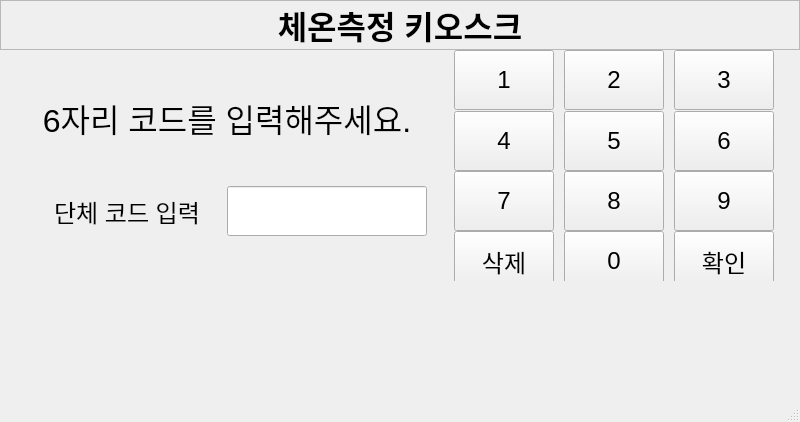
<?xml version="1.0" encoding="UTF-8"?>
<ui version="4.0">
 <class>MainWindow</class>
 <widget class="QMainWindow" name="MainWindow">
  <property name="enabled">
   <bool>true</bool>
  </property>
  <property name="geometry">
   <rect>
    <x>0</x>
    <y>0</y>
    <width>800</width>
    <height>421</height>
   </rect>
  </property>
  <property name="maximumSize">
   <size>
    <width>800</width>
    <height>421</height>
   </size>
  </property>
  <property name="windowTitle">
   <string>MainWindow</string>
  </property>
  <widget class="QWidget" name="centralwidget">
   <property name="minimumSize">
    <size>
     <width>800</width>
     <height>400</height>
    </size>
   </property>
   <property name="maximumSize">
    <size>
     <width>800</width>
     <height>400</height>
    </size>
   </property>
   <widget class="QWidget" name="verticalLayoutWidget">
    <property name="geometry">
     <rect>
      <x>0</x>
      <y>0</y>
      <width>802</width>
      <height>281</height>
     </rect>
    </property>
    <layout class="QVBoxLayout" name="verticalLayout">
     <property name="spacing">
      <number>0</number>
     </property>
     <property name="sizeConstraint">
      <enum>QLayout::SetDefaultConstraint</enum>
     </property>
     <item>
      <widget class="QLabel" name="label">
       <property name="minimumSize">
        <size>
         <width>800</width>
         <height>0</height>
        </size>
       </property>
       <property name="maximumSize">
        <size>
         <width>800</width>
         <height>50</height>
        </size>
       </property>
       <property name="frameShape">
        <enum>QFrame::StyledPanel</enum>
       </property>
       <property name="text">
        <string>&lt;html&gt;&lt;head/&gt;&lt;body&gt;&lt;p&gt;&lt;span style=&quot; font-size:24pt; font-weight:600;&quot;&gt;체온측정 키오스크&lt;/span&gt;&lt;/p&gt;&lt;/body&gt;&lt;/html&gt;</string>
       </property>
       <property name="textFormat">
        <enum>Qt::AutoText</enum>
       </property>
       <property name="alignment">
        <set>Qt::AlignCenter</set>
       </property>
      </widget>
     </item>
     <item>
      <layout class="QHBoxLayout" name="horizontalLayout">
       <property name="spacing">
        <number>0</number>
       </property>
       <property name="sizeConstraint">
        <enum>QLayout::SetDefaultConstraint</enum>
       </property>
       <property name="leftMargin">
        <number>0</number>
       </property>
       <property name="rightMargin">
        <number>0</number>
       </property>
       <item>
        <layout class="QVBoxLayout" name="verticalLayout_2">
         <item>
          <widget class="QLabel" name="label_3">
           <property name="maximumSize">
            <size>
             <width>16777215</width>
             <height>50</height>
            </size>
           </property>
           <property name="font">
            <font>
             <pointsize>24</pointsize>
            </font>
           </property>
           <property name="text">
            <string>6자리 코드를 입력해주세요.</string>
           </property>
           <property name="textFormat">
            <enum>Qt::AutoText</enum>
           </property>
           <property name="alignment">
            <set>Qt::AlignCenter</set>
           </property>
          </widget>
         </item>
         <item>
          <layout class="QHBoxLayout" name="horizontalLayout_2">
           <property name="spacing">
            <number>0</number>
           </property>
           <property name="bottomMargin">
            <number>0</number>
           </property>
           <item>
            <widget class="QLabel" name="label_2">
             <property name="maximumSize">
              <size>
               <width>200</width>
               <height>16777215</height>
              </size>
             </property>
             <property name="font">
              <font>
               <pointsize>18</pointsize>
              </font>
             </property>
             <property name="text">
              <string>단체 코드 입력</string>
             </property>
             <property name="alignment">
              <set>Qt::AlignCenter</set>
             </property>
            </widget>
           </item>
           <item>
            <widget class="QLineEdit" name="code_Edit">
             <property name="minimumSize">
              <size>
               <width>0</width>
               <height>30</height>
              </size>
             </property>
             <property name="maximumSize">
              <size>
               <width>200</width>
               <height>50</height>
              </size>
             </property>
             <property name="font">
              <font>
               <pointsize>24</pointsize>
              </font>
             </property>
             <property name="layoutDirection">
              <enum>Qt::LeftToRight</enum>
             </property>
             <property name="text">
              <string/>
             </property>
             <property name="maxLength">
              <number>6</number>
             </property>
             <property name="alignment">
              <set>Qt::AlignCenter</set>
             </property>
             <property name="readOnly">
              <bool>false</bool>
             </property>
             <property name="clearButtonEnabled">
              <bool>true</bool>
             </property>
            </widget>
           </item>
          </layout>
         </item>
        </layout>
       </item>
       <item>
        <layout class="QGridLayout" name="gridLayout_4">
         <property name="sizeConstraint">
          <enum>QLayout::SetDefaultConstraint</enum>
         </property>
         <property name="leftMargin">
          <number>0</number>
         </property>
         <property name="topMargin">
          <number>0</number>
         </property>
         <property name="rightMargin">
          <number>0</number>
         </property>
         <property name="bottomMargin">
          <number>0</number>
         </property>
         <property name="spacing">
          <number>10</number>
         </property>
         <item row="3" column="2">
          <widget class="QPushButton" name="check_btn">
           <property name="minimumSize">
            <size>
             <width>100</width>
             <height>60</height>
            </size>
           </property>
           <property name="maximumSize">
            <size>
             <width>100</width>
             <height>60</height>
            </size>
           </property>
           <property name="font">
            <font>
             <pointsize>18</pointsize>
            </font>
           </property>
           <property name="cursor">
            <cursorShape>PointingHandCursor</cursorShape>
           </property>
           <property name="layoutDirection">
            <enum>Qt::LeftToRight</enum>
           </property>
           <property name="text">
            <string>확인</string>
           </property>
          </widget>
         </item>
         <item row="0" column="0">
          <widget class="QPushButton" name="num_btn_1">
           <property name="minimumSize">
            <size>
             <width>100</width>
             <height>60</height>
            </size>
           </property>
           <property name="maximumSize">
            <size>
             <width>100</width>
             <height>60</height>
            </size>
           </property>
           <property name="font">
            <font>
             <pointsize>18</pointsize>
            </font>
           </property>
           <property name="cursor">
            <cursorShape>PointingHandCursor</cursorShape>
           </property>
           <property name="layoutDirection">
            <enum>Qt::LeftToRight</enum>
           </property>
           <property name="text">
            <string>1</string>
           </property>
          </widget>
         </item>
         <item row="3" column="1">
          <widget class="QPushButton" name="num_btn_0">
           <property name="minimumSize">
            <size>
             <width>100</width>
             <height>60</height>
            </size>
           </property>
           <property name="maximumSize">
            <size>
             <width>100</width>
             <height>60</height>
            </size>
           </property>
           <property name="font">
            <font>
             <pointsize>18</pointsize>
            </font>
           </property>
           <property name="cursor">
            <cursorShape>PointingHandCursor</cursorShape>
           </property>
           <property name="layoutDirection">
            <enum>Qt::LeftToRight</enum>
           </property>
           <property name="text">
            <string>0</string>
           </property>
          </widget>
         </item>
         <item row="2" column="1">
          <widget class="QPushButton" name="num_btn_8">
           <property name="minimumSize">
            <size>
             <width>100</width>
             <height>60</height>
            </size>
           </property>
           <property name="maximumSize">
            <size>
             <width>100</width>
             <height>60</height>
            </size>
           </property>
           <property name="font">
            <font>
             <pointsize>18</pointsize>
            </font>
           </property>
           <property name="cursor">
            <cursorShape>PointingHandCursor</cursorShape>
           </property>
           <property name="layoutDirection">
            <enum>Qt::LeftToRight</enum>
           </property>
           <property name="text">
            <string>8</string>
           </property>
          </widget>
         </item>
         <item row="0" column="1">
          <widget class="QPushButton" name="num_btn_2">
           <property name="minimumSize">
            <size>
             <width>100</width>
             <height>60</height>
            </size>
           </property>
           <property name="maximumSize">
            <size>
             <width>100</width>
             <height>60</height>
            </size>
           </property>
           <property name="font">
            <font>
             <pointsize>18</pointsize>
            </font>
           </property>
           <property name="cursor">
            <cursorShape>PointingHandCursor</cursorShape>
           </property>
           <property name="layoutDirection">
            <enum>Qt::LeftToRight</enum>
           </property>
           <property name="text">
            <string>2</string>
           </property>
          </widget>
         </item>
         <item row="1" column="2">
          <widget class="QPushButton" name="num_btn_6">
           <property name="minimumSize">
            <size>
             <width>100</width>
             <height>60</height>
            </size>
           </property>
           <property name="maximumSize">
            <size>
             <width>100</width>
             <height>60</height>
            </size>
           </property>
           <property name="font">
            <font>
             <pointsize>18</pointsize>
            </font>
           </property>
           <property name="cursor">
            <cursorShape>PointingHandCursor</cursorShape>
           </property>
           <property name="layoutDirection">
            <enum>Qt::LeftToRight</enum>
           </property>
           <property name="text">
            <string>6</string>
           </property>
          </widget>
         </item>
         <item row="1" column="0">
          <widget class="QPushButton" name="num_btn_4">
           <property name="minimumSize">
            <size>
             <width>100</width>
             <height>60</height>
            </size>
           </property>
           <property name="maximumSize">
            <size>
             <width>100</width>
             <height>60</height>
            </size>
           </property>
           <property name="font">
            <font>
             <pointsize>18</pointsize>
            </font>
           </property>
           <property name="cursor">
            <cursorShape>PointingHandCursor</cursorShape>
           </property>
           <property name="layoutDirection">
            <enum>Qt::LeftToRight</enum>
           </property>
           <property name="text">
            <string>4</string>
           </property>
          </widget>
         </item>
         <item row="2" column="0">
          <widget class="QPushButton" name="num_btn_7">
           <property name="minimumSize">
            <size>
             <width>100</width>
             <height>60</height>
            </size>
           </property>
           <property name="maximumSize">
            <size>
             <width>100</width>
             <height>60</height>
            </size>
           </property>
           <property name="font">
            <font>
             <pointsize>18</pointsize>
            </font>
           </property>
           <property name="cursor">
            <cursorShape>PointingHandCursor</cursorShape>
           </property>
           <property name="layoutDirection">
            <enum>Qt::LeftToRight</enum>
           </property>
           <property name="text">
            <string>7</string>
           </property>
          </widget>
         </item>
         <item row="1" column="1">
          <widget class="QPushButton" name="num_btn_5">
           <property name="minimumSize">
            <size>
             <width>100</width>
             <height>60</height>
            </size>
           </property>
           <property name="maximumSize">
            <size>
             <width>100</width>
             <height>60</height>
            </size>
           </property>
           <property name="font">
            <font>
             <pointsize>18</pointsize>
            </font>
           </property>
           <property name="cursor">
            <cursorShape>PointingHandCursor</cursorShape>
           </property>
           <property name="layoutDirection">
            <enum>Qt::LeftToRight</enum>
           </property>
           <property name="text">
            <string>5</string>
           </property>
          </widget>
         </item>
         <item row="0" column="2">
          <widget class="QPushButton" name="num_btn_3">
           <property name="minimumSize">
            <size>
             <width>100</width>
             <height>60</height>
            </size>
           </property>
           <property name="maximumSize">
            <size>
             <width>100</width>
             <height>60</height>
            </size>
           </property>
           <property name="font">
            <font>
             <pointsize>18</pointsize>
            </font>
           </property>
           <property name="cursor">
            <cursorShape>PointingHandCursor</cursorShape>
           </property>
           <property name="layoutDirection">
            <enum>Qt::LeftToRight</enum>
           </property>
           <property name="text">
            <string>3</string>
           </property>
          </widget>
         </item>
         <item row="2" column="2">
          <widget class="QPushButton" name="num_btn_9">
           <property name="minimumSize">
            <size>
             <width>100</width>
             <height>60</height>
            </size>
           </property>
           <property name="maximumSize">
            <size>
             <width>100</width>
             <height>60</height>
            </size>
           </property>
           <property name="font">
            <font>
             <pointsize>18</pointsize>
            </font>
           </property>
           <property name="cursor">
            <cursorShape>PointingHandCursor</cursorShape>
           </property>
           <property name="layoutDirection">
            <enum>Qt::LeftToRight</enum>
           </property>
           <property name="text">
            <string>9</string>
           </property>
          </widget>
         </item>
         <item row="3" column="0">
          <widget class="QPushButton" name="del_btn">
           <property name="minimumSize">
            <size>
             <width>100</width>
             <height>60</height>
            </size>
           </property>
           <property name="maximumSize">
            <size>
             <width>100</width>
             <height>60</height>
            </size>
           </property>
           <property name="font">
            <font>
             <pointsize>18</pointsize>
            </font>
           </property>
           <property name="cursor">
            <cursorShape>PointingHandCursor</cursorShape>
           </property>
           <property name="layoutDirection">
            <enum>Qt::LeftToRight</enum>
           </property>
           <property name="text">
            <string>삭제</string>
           </property>
          </widget>
         </item>
        </layout>
       </item>
      </layout>
     </item>
    </layout>
   </widget>
  </widget>
  <widget class="QStatusBar" name="statusbar"/>
 </widget>
 <resources/>
 <connections/>
</ui>
